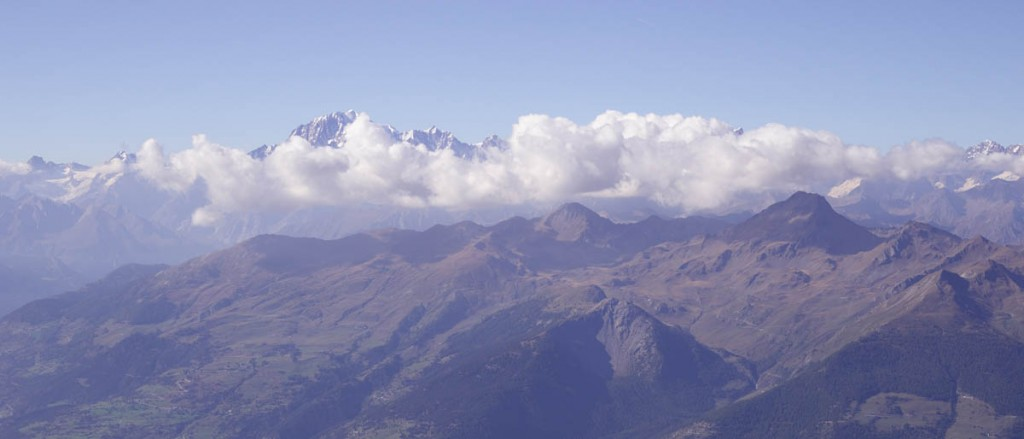
//> input picture Copy-of-HSV_Manimpulation-CSC495DIP/Copy of HSV_Manimpulation-CSC495DIP/9.jpg, 1024 x 439 px
$ ./hsv_manipulation ../9.jpg   (built with g++ and OpenCV 4)
//> lines starting //> are read from the running program, lines starting //| are printed output that depends on the picture
#include "opencv2/highgui/highgui.hpp"
#include "opencv2/imgproc/imgproc_c.h"
#include <stdio.h>


int main(int argc, char *argv[])
{
  IplImage* img = 0;
  int height,width,step,channels;
  unsigned char *data;

  setbuf(stdout, NULL);
  // load an image
  img= cvLoadImage("9.jpg");
//> img is the input picture: 439 rows x 1024 cols, CV_8UC3; mean B, G, R 180.2, 145, 139.1
  if(!img){
    printf("Could not load image file: %s\n",argv[1]);
    exit(0);
  }

  // get the image data
  height    = img->height;
//> height = 439
  width     = img->width;
//> width = 1024
  step      = img->widthStep;
//> step = 3072
  channels  = img->nChannels;
//> channels = 3
  data      = (uchar *)img->imageData;

  printf("Processing a %d%d image with %d channels\n",height,width,channels);
//| Processing a 4391024 image with 3 channels
  printf("step = %d\n", step);
//| step = 3072


  IplImage* imgRed = cvCreateImage(cvGetSize(img), 8, 1);
  IplImage* imgGreen = cvCreateImage(cvGetSize(img), 8, 1);
  IplImage* imgBlue = cvCreateImage(cvGetSize(img), 8, 1);
  IplImage* imgGrayscale = cvCreateImage(cvGetSize(img), 8, 1);
  cvSplit(img, imgBlue, imgGreen, imgRed, NULL);
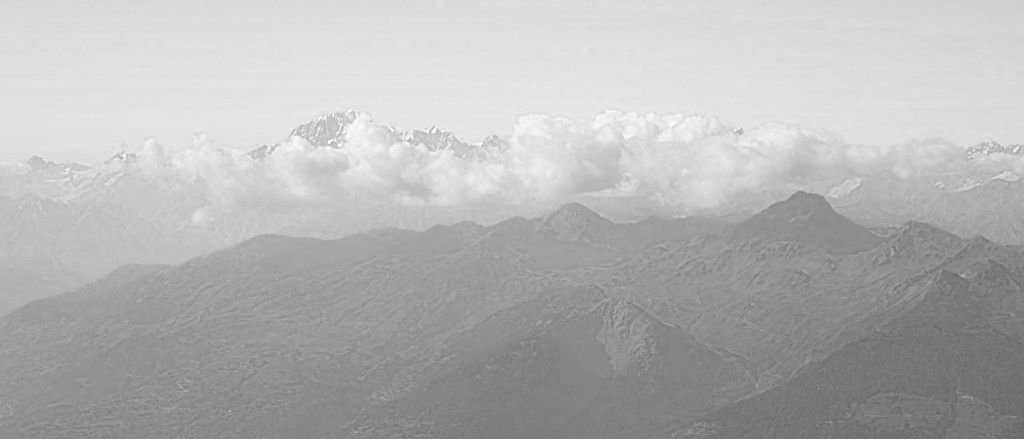
//> imgBlue: 439 rows x 1024 cols, CV_8UC1; min 95, max 255, mean 180.2
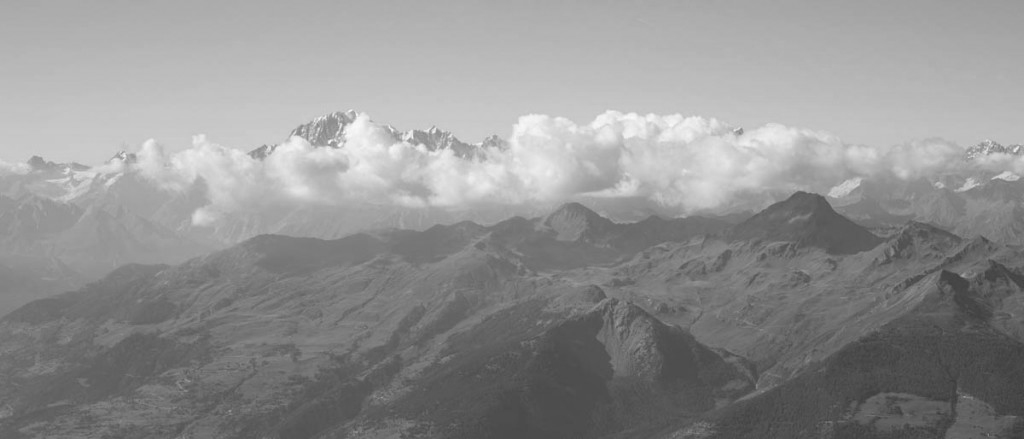
//> imgGreen: 439 rows x 1024 cols, CV_8UC1; min 59, max 254, mean 145
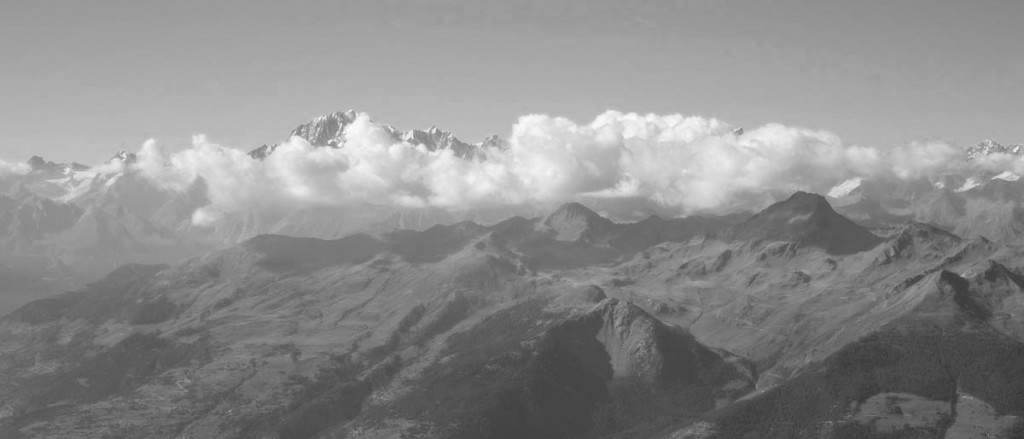
//> imgRed: 439 rows x 1024 cols, CV_8UC1; min 53, max 254, mean 139.1

  //change to grayscale
 // cvCvtColor(img, imgGrayscale, CV_RGB2GRAY);

  // create a window
  cvNamedWindow("Gray scale", CV_WINDOW_AUTOSIZE);
  cvNamedWindow( "Pseudo color" );

  // Create an image for the output
  IplImage* imgPseudoColor = cvCreateImage( cvGetSize(img), IPL_DEPTH_8U, 3 );

  //Pseudo coloring
  unsigned char *dataGrayscale;
  unsigned char *dataRed, *dataGreen, *dataBlue;
  dataRed = (uchar *)imgRed->imageData;
  dataGreen = (uchar *)imgGreen->imageData;
  dataBlue = (uchar *)imgBlue->imageData;
  dataGrayscale = (uchar *)imgGrayscale->imageData;


  int i,j;
 // uchar brightness;


		 //find max
		  int max = 0;
		  int min = 255; //min = brightness(white)


		  for(i=0;i<height;i++){
		  	  for(j=0;j<width;j++){
		  		  if(dataRed[i*width+j] > max){ max = dataRed[i*width+j]; }
		  		  if(dataGreen[i*width+j] > max){max = dataGreen[i*width+j];}
		  		  if(dataBlue[i*width+j] >max){max = dataBlue[i*width+j];}

		  	  }

		  }
//> this loop made 439 passes
//> max on passes 1 to 3: 224, 224, 224
//> after the loop, max = 255
		  printf("max_of_original = %d\n" ,max);
//| max_of_original = 255

		  //find min
		  for(i=0;i<height;i++){
		  		for(j=0;j<width;j++){
		  		  	if(dataRed[i*width+j] < min){min = dataRed[i*width+j];}
		  		  	if(dataGreen[i*width+j] < min){min = dataGreen[i*width+j];}
		  		  	if(dataBlue[i*width+j] < min){min = dataBlue[i*width+j];}
		  		}
		  }
//> after the loop, min = 53
		  printf("min_of_original = %d\n" ,min);
//| min_of_original = 53

		  //normalization RGB = (value - min) / (max - min)

		  for(i=0;i<height;i++){
		  			  for(j=0;j<width;j++){
		  				  dataRed[i*width+j] = 255* (dataRed[i*width+j]-min) / (max -min) ;
		  				  dataGreen[i*width+j] = 255*(dataGreen[i*width+j]-min ) / (max -min) ;
		  				  dataBlue[i*width+j] = 255*(dataBlue[i*width+j]-min )/ (max-min) ;
		  			  }
		  		  }
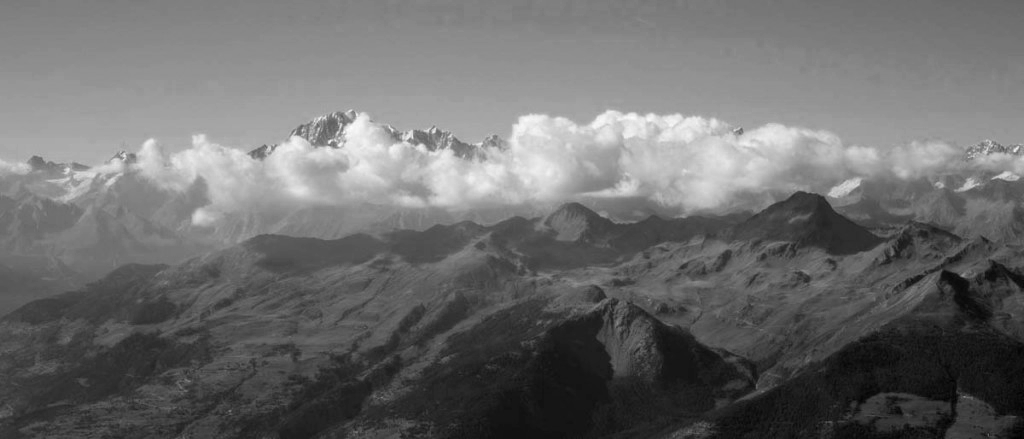
//> imgRed: 439 rows x 1024 cols, CV_8UC1; min 0, max 253, mean 108.2
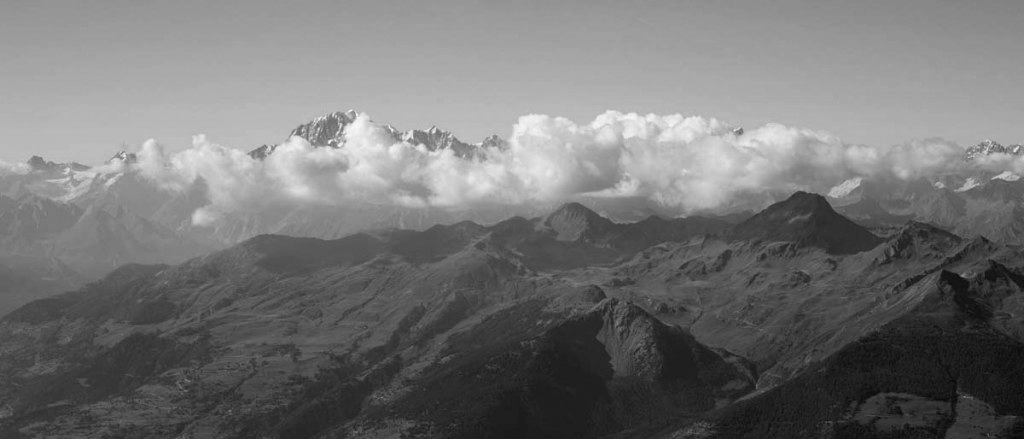
//> imgGreen: 439 rows x 1024 cols, CV_8UC1; min 7, max 253, mean 115.7
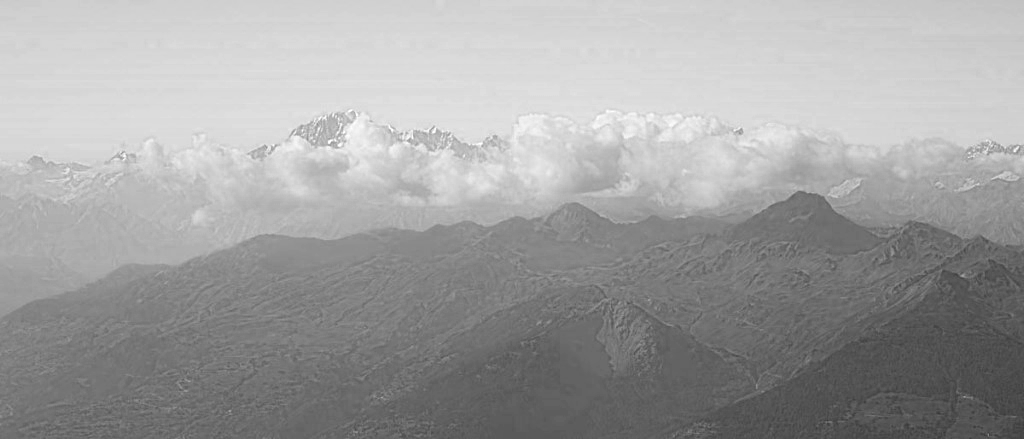
//> imgBlue: 439 rows x 1024 cols, CV_8UC1; min 53, max 255, mean 160.1

		  for(i=0;i<height;i++){
		  		  	  for(j=0;j<width;j++){
		  		  		  if(dataRed[i*width+j] > max){ max = dataRed[i*width+j]; }
		  		  		  if(dataGreen[i*width+j] > max){max = dataGreen[i*width+j];}
		  		  		  if(dataBlue[i*width+j] >max){max = dataBlue[i*width+j];}

		  		  	  }

		  		  }
//> after the loop, max = 255
		  printf("max_after_normalize = %d\n" ,max);
//| max_after_normalize = 255

		  		  //find min
		  for(i=0;i<height;i++){
		  		for(j=0;j<width;j++){
		  		  	if(dataRed[i*width+j] < min){min = dataRed[i*width+j];}
		  		  	if(dataGreen[i*width+j] < min){min = dataGreen[i*width+j];}
		  		  	if(dataBlue[i*width+j] < min){min = dataBlue[i*width+j];}
		  		  }
		  }
//> after the loop, min = 0
		  printf("min_after_normalize = %d" ,min);
//| min_after_normalize = 0


  // merge three planes back into one image
  cvMerge(imgBlue, imgGreen, imgRed, NULL, imgPseudoColor);
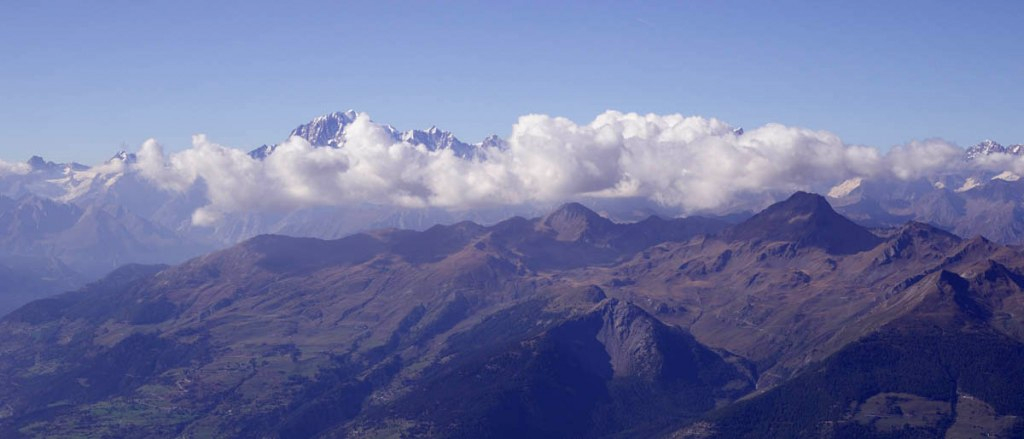
//> imgPseudoColor: 439 rows x 1024 cols, CV_8UC3; mean B, G, R 160.1, 115.7, 108.2


  // show the image
  cvShowImage("Gray scale", img );
  cvShowImage("Pseudo color", imgPseudoColor);

  // wait for a key
  cvWaitKey(0);

  // release the image
  cvReleaseImage(&imgGrayscale);
  cvReleaseImage(&imgPseudoColor);

  return 0;
}
